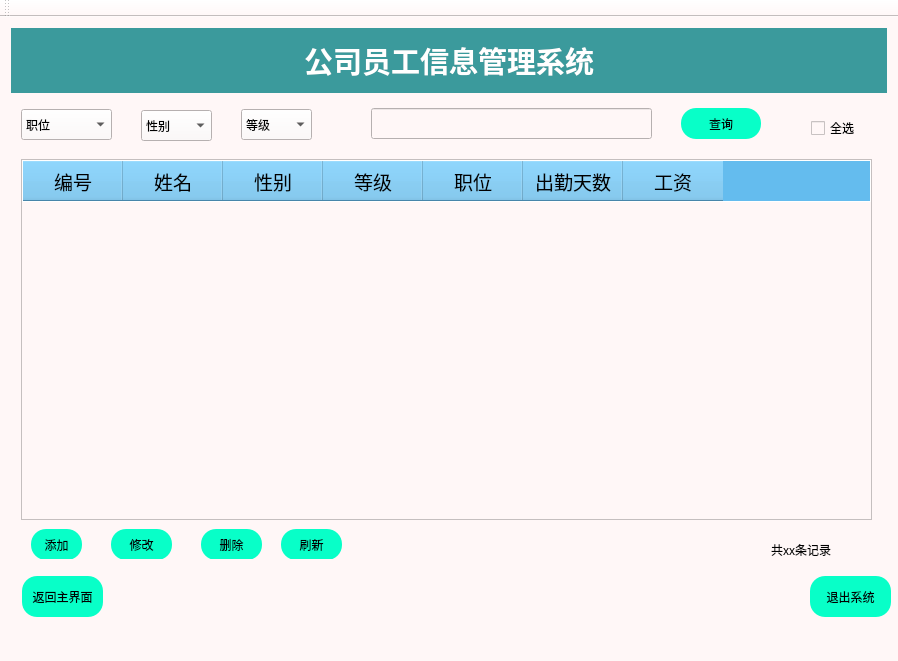
<?xml version="1.0" encoding="UTF-8"?>
<ui version="4.0">
 <class>MainWindow</class>
 <widget class="QMainWindow" name="MainWindow">
  <property name="geometry">
   <rect>
    <x>0</x>
    <y>0</y>
    <width>898</width>
    <height>661</height>
   </rect>
  </property>
  <property name="minimumSize">
   <size>
    <width>800</width>
    <height>480</height>
   </size>
  </property>
  <property name="windowTitle">
   <string>公司员工信息管理系统</string>
  </property>
  <property name="windowIcon">
   <iconset resource="res.qrc">
    <normaloff>:/new/prefix1/任务栏图标.png</normaloff>:/new/prefix1/任务栏图标.png</iconset>
  </property>
  <property name="styleSheet">
   <string notr="true">background-color:#fff7f7</string>
  </property>
  <widget class="QWidget" name="centralWidget">
   <layout class="QGridLayout" name="gridLayout_3">
    <item row="0" column="0">
     <widget class="QWidget" name="widget" native="true">
      <property name="styleSheet">
       <string notr="true">background-color:#3b9a9c;</string>
      </property>
      <layout class="QGridLayout" name="gridLayout" columnstretch="1,1,1">
       <item row="0" column="1">
        <widget class="QLabel" name="label">
         <property name="font">
          <font>
           <family>思源黑体 CN Bold</family>
           <pointsize>22</pointsize>
           <weight>75</weight>
           <bold>true</bold>
          </font>
         </property>
         <property name="styleSheet">
          <string notr="true">color: rgb(255, 255, 255);</string>
         </property>
         <property name="text">
          <string>公司员工信息管理系统</string>
         </property>
         <property name="alignment">
          <set>Qt::AlignCenter</set>
         </property>
        </widget>
       </item>
       <item row="0" column="0">
        <spacer name="horizontalSpacer">
         <property name="orientation">
          <enum>Qt::Horizontal</enum>
         </property>
         <property name="sizeHint" stdset="0">
          <size>
           <width>287</width>
           <height>20</height>
          </size>
         </property>
        </spacer>
       </item>
       <item row="0" column="2">
        <spacer name="horizontalSpacer_2">
         <property name="orientation">
          <enum>Qt::Horizontal</enum>
         </property>
         <property name="sizeHint" stdset="0">
          <size>
           <width>40</width>
           <height>20</height>
          </size>
         </property>
        </spacer>
       </item>
      </layout>
     </widget>
    </item>
    <item row="2" column="0">
     <widget class="QWidget" name="widget_2" native="true">
      <property name="sizePolicy">
       <sizepolicy hsizetype="Fixed" vsizetype="Fixed">
        <horstretch>0</horstretch>
        <verstretch>0</verstretch>
       </sizepolicy>
      </property>
      <property name="minimumSize">
       <size>
        <width>891</width>
        <height>59</height>
       </size>
      </property>
      <layout class="QGridLayout" name="gridLayout_2" columnstretch="1,10,1">
       <item row="0" column="0">
        <widget class="QPushButton" name="btn_return">
         <property name="sizePolicy">
          <sizepolicy hsizetype="Minimum" vsizetype="Fixed">
           <horstretch>81</horstretch>
           <verstretch>41</verstretch>
          </sizepolicy>
         </property>
         <property name="minimumSize">
          <size>
           <width>81</width>
           <height>41</height>
          </size>
         </property>
         <property name="styleSheet">
          <string notr="true">QPushButton{font: 11pt '微软雅黑 Light';color: rgb(0,0,0);background-color: rgba(8,255,200,1)}
QPushButton{border: none;border-radius:15px;}
QPushButton:hover{background-color: rgb(22,218,208);}
QPushButton:pressed{background-color: rgb(17,171,164);}</string>
         </property>
         <property name="text">
          <string>返回主界面</string>
         </property>
        </widget>
       </item>
       <item row="0" column="2">
        <widget class="QPushButton" name="pushButton">
         <property name="sizePolicy">
          <sizepolicy hsizetype="Minimum" vsizetype="Fixed">
           <horstretch>81</horstretch>
           <verstretch>41</verstretch>
          </sizepolicy>
         </property>
         <property name="minimumSize">
          <size>
           <width>81</width>
           <height>41</height>
          </size>
         </property>
         <property name="styleSheet">
          <string notr="true">QPushButton{font: 11pt '微软雅黑 Light';color: rgb(0,0,0);background-color: rgba(8,255,200,1)}
QPushButton{border: none;border-radius:15px;}
QPushButton:hover{background-color: rgb(22,218,208);}
QPushButton:pressed{background-color: rgb(17,171,164);}</string>
         </property>
         <property name="text">
          <string>退出系统</string>
         </property>
        </widget>
       </item>
       <item row="0" column="1">
        <spacer name="horizontalSpacer_3">
         <property name="orientation">
          <enum>Qt::Horizontal</enum>
         </property>
         <property name="sizeHint" stdset="0">
          <size>
           <width>40</width>
           <height>20</height>
          </size>
         </property>
        </spacer>
       </item>
      </layout>
     </widget>
    </item>
    <item row="1" column="0">
     <widget class="QStackedWidget" name="stackedWidget">
      <property name="currentIndex">
       <number>0</number>
      </property>
      <widget class="QWidget" name="page">
       <widget class="QTableWidget" name="tableWidget">
        <property name="geometry">
         <rect>
          <x>10</x>
          <y>60</y>
          <width>851</width>
          <height>361</height>
         </rect>
        </property>
        <property name="styleSheet">
         <string notr="true">color: rgb(0, 0, 0);
font: 75 14pt &quot;3ds&quot;;

QHeaderView::section:horizontal { 					/*设置标题(水平的)*/
        border: 1px solid rgb(255, 255, 255); 			/*白色间隔*/
	      border-bottom: 0px;							/*下边框不需要颜色*/
        color: rgb(2, 65, 132);
        background: transparent;
        padding-left: 2px;
        min-width:60px;
}
QHeaderView::section:horizontal:hover {			/*设置鼠标停留状态*/
        color: white;							/*字体白色*/
        background: rgb(11,82,202);				/*背景深蓝色*/
}

QHeaderView{							/*设置标题(包括垂直+水平的)*/
	
			  font-size: 19px;				/*11榜*/
	      border: 1px solid rgb(255, 255, 255);
       /* border-bottom: 2px solid rgb(35, 100, 224); 		下边框深蓝色*/
        background: rgb(100, 188, 238);				/*背景浅蓝色*/ 
	      min-height:40px;
	       
}</string>
        </property>
        <column>
         <property name="text">
          <string>编号</string>
         </property>
        </column>
        <column>
         <property name="text">
          <string>姓名</string>
         </property>
        </column>
        <column>
         <property name="text">
          <string>性别</string>
         </property>
        </column>
        <column>
         <property name="text">
          <string>等级</string>
         </property>
        </column>
        <column>
         <property name="text">
          <string>职位</string>
         </property>
        </column>
        <column>
         <property name="text">
          <string>出勤天数</string>
         </property>
        </column>
        <column>
         <property name="text">
          <string>工资</string>
         </property>
        </column>
       </widget>
       <widget class="QCheckBox" name="checkBox">
        <property name="geometry">
         <rect>
          <x>800</x>
          <y>20</y>
          <width>73</width>
          <height>18</height>
         </rect>
        </property>
        <property name="styleSheet">
         <string notr="true">color: rgb(0, 0, 0);

font: 14pt &quot;3ds&quot;;</string>
        </property>
        <property name="text">
         <string>全选</string>
        </property>
       </widget>
       <widget class="QPushButton" name="search">
        <property name="geometry">
         <rect>
          <x>670</x>
          <y>9</y>
          <width>80</width>
          <height>31</height>
         </rect>
        </property>
        <property name="styleSheet">
         <string notr="true">QPushButton{font: 25 14pt '微软雅黑 Light';color: rgb(0,0,0);background-color: rgba(8,255,200,1)}
QPushButton{border: none;border-radius:15px;}
QPushButton:hover{background-color: rgb(22,218,208);}
QPushButton:pressed{background-color: rgb(17,171,164);}</string>
        </property>
        <property name="text">
         <string>查询</string>
        </property>
       </widget>
       <widget class="QComboBox" name="cb_job">
        <property name="geometry">
         <rect>
          <x>10</x>
          <y>10</y>
          <width>91</width>
          <height>31</height>
         </rect>
        </property>
        <property name="styleSheet">
         <string notr="true">color: rgb(0, 0, 0);

font: 14pt &quot;3ds&quot;;</string>
        </property>
        <item>
         <property name="text">
          <string>职位</string>
         </property>
        </item>
        <item>
         <property name="text">
          <string>经理</string>
         </property>
        </item>
        <item>
         <property name="text">
          <string>销售经理</string>
         </property>
        </item>
        <item>
         <property name="text">
          <string>技术人员</string>
         </property>
        </item>
        <item>
         <property name="text">
          <string>销售人员</string>
         </property>
        </item>
       </widget>
       <widget class="QComboBox" name="cb_sex">
        <property name="geometry">
         <rect>
          <x>130</x>
          <y>11</y>
          <width>71</width>
          <height>31</height>
         </rect>
        </property>
        <property name="styleSheet">
         <string notr="true">color: rgb(0, 0, 0);

font: 14pt &quot;3ds&quot;;</string>
        </property>
        <item>
         <property name="text">
          <string>性别</string>
         </property>
        </item>
        <item>
         <property name="text">
          <string>男</string>
         </property>
        </item>
        <item>
         <property name="text">
          <string>女</string>
         </property>
        </item>
       </widget>
       <widget class="QComboBox" name="cb_grade">
        <property name="geometry">
         <rect>
          <x>230</x>
          <y>10</y>
          <width>71</width>
          <height>31</height>
         </rect>
        </property>
        <property name="styleSheet">
         <string notr="true">color: rgb(0, 0, 0);

font: 14pt &quot;3ds&quot;;</string>
        </property>
        <item>
         <property name="text">
          <string>等级</string>
         </property>
        </item>
        <item>
         <property name="text">
          <string>高级</string>
         </property>
        </item>
        <item>
         <property name="text">
          <string>中级</string>
         </property>
        </item>
        <item>
         <property name="text">
          <string>初级</string>
         </property>
        </item>
       </widget>
       <widget class="QLineEdit" name="le_input">
        <property name="geometry">
         <rect>
          <x>360</x>
          <y>9</y>
          <width>281</width>
          <height>31</height>
         </rect>
        </property>
        <property name="styleSheet">
         <string notr="true">color: rgb(0, 0, 0);

font: 14pt &quot;3ds&quot;;</string>
        </property>
       </widget>
       <widget class="QPushButton" name="AddButton">
        <property name="geometry">
         <rect>
          <x>20</x>
          <y>430</y>
          <width>51</width>
          <height>31</height>
         </rect>
        </property>
        <property name="styleSheet">
         <string notr="true">QPushButton{font: 25 14pt '微软雅黑 Light';color: rgb(0,0,0);background-color: rgba(8,255,200,1)}
QPushButton{border: none;border-radius:15px;}
QPushButton:hover{background-color: rgb(22,218,208);}
QPushButton:pressed{background-color: rgb(17,171,164);}</string>
        </property>
        <property name="text">
         <string>添加</string>
        </property>
       </widget>
       <widget class="QPushButton" name="DelButton">
        <property name="geometry">
         <rect>
          <x>190</x>
          <y>430</y>
          <width>61</width>
          <height>31</height>
         </rect>
        </property>
        <property name="styleSheet">
         <string notr="true">QPushButton{font: 25 14pt '微软雅黑 Light';color: rgb(0,0,0);background-color: rgba(8,255,200,1)}
QPushButton{border: none;border-radius:15px;}
QPushButton:hover{background-color: rgb(22,218,208);}
QPushButton:pressed{background-color: rgb(17,171,164);}</string>
        </property>
        <property name="text">
         <string>删除</string>
        </property>
       </widget>
       <widget class="QLabel" name="status">
        <property name="geometry">
         <rect>
          <x>760</x>
          <y>440</y>
          <width>121</width>
          <height>21</height>
         </rect>
        </property>
        <property name="styleSheet">
         <string notr="true">color: rgb(0, 0, 0);

font: 14pt &quot;3ds&quot;;</string>
        </property>
        <property name="text">
         <string>共xx条记录</string>
        </property>
       </widget>
       <widget class="QPushButton" name="btn_refresh">
        <property name="geometry">
         <rect>
          <x>270</x>
          <y>430</y>
          <width>61</width>
          <height>31</height>
         </rect>
        </property>
        <property name="styleSheet">
         <string notr="true">QPushButton{font: 25 14pt '微软雅黑 Light';color: rgb(0,0,0);background-color: rgba(8,255,200,1)}
QPushButton{border: none;border-radius:15px;}
QPushButton:hover{background-color: rgb(22,218,208);}
QPushButton:pressed{background-color: rgb(17,171,164);}</string>
        </property>
        <property name="text">
         <string>刷新</string>
        </property>
       </widget>
       <widget class="QPushButton" name="EditButton">
        <property name="geometry">
         <rect>
          <x>100</x>
          <y>430</y>
          <width>61</width>
          <height>31</height>
         </rect>
        </property>
        <property name="styleSheet">
         <string notr="true">QPushButton{font: 25 14pt '微软雅黑 Light';color: rgb(0,0,0);background-color: rgba(8,255,200,1)}
QPushButton{border: none;border-radius:15px;}
QPushButton:hover{background-color: rgb(22,218,208);}
QPushButton:pressed{background-color: rgb(17,171,164);}</string>
        </property>
        <property name="text">
         <string>修改</string>
        </property>
       </widget>
      </widget>
      <widget class="QWidget" name="page_2"/>
     </widget>
    </item>
   </layout>
  </widget>
  <widget class="QMenuBar" name="menuBar">
   <property name="geometry">
    <rect>
     <x>0</x>
     <y>0</y>
     <width>898</width>
     <height>21</height>
    </rect>
   </property>
  </widget>
  <widget class="QToolBar" name="mainToolBar">
   <attribute name="toolBarArea">
    <enum>TopToolBarArea</enum>
   </attribute>
   <attribute name="toolBarBreak">
    <bool>false</bool>
   </attribute>
  </widget>
  <widget class="QStatusBar" name="statusBar"/>
 </widget>
 <layoutdefault spacing="6" margin="11"/>
 <resources>
  <include location="res.qrc"/>
 </resources>
 <connections/>
</ui>
